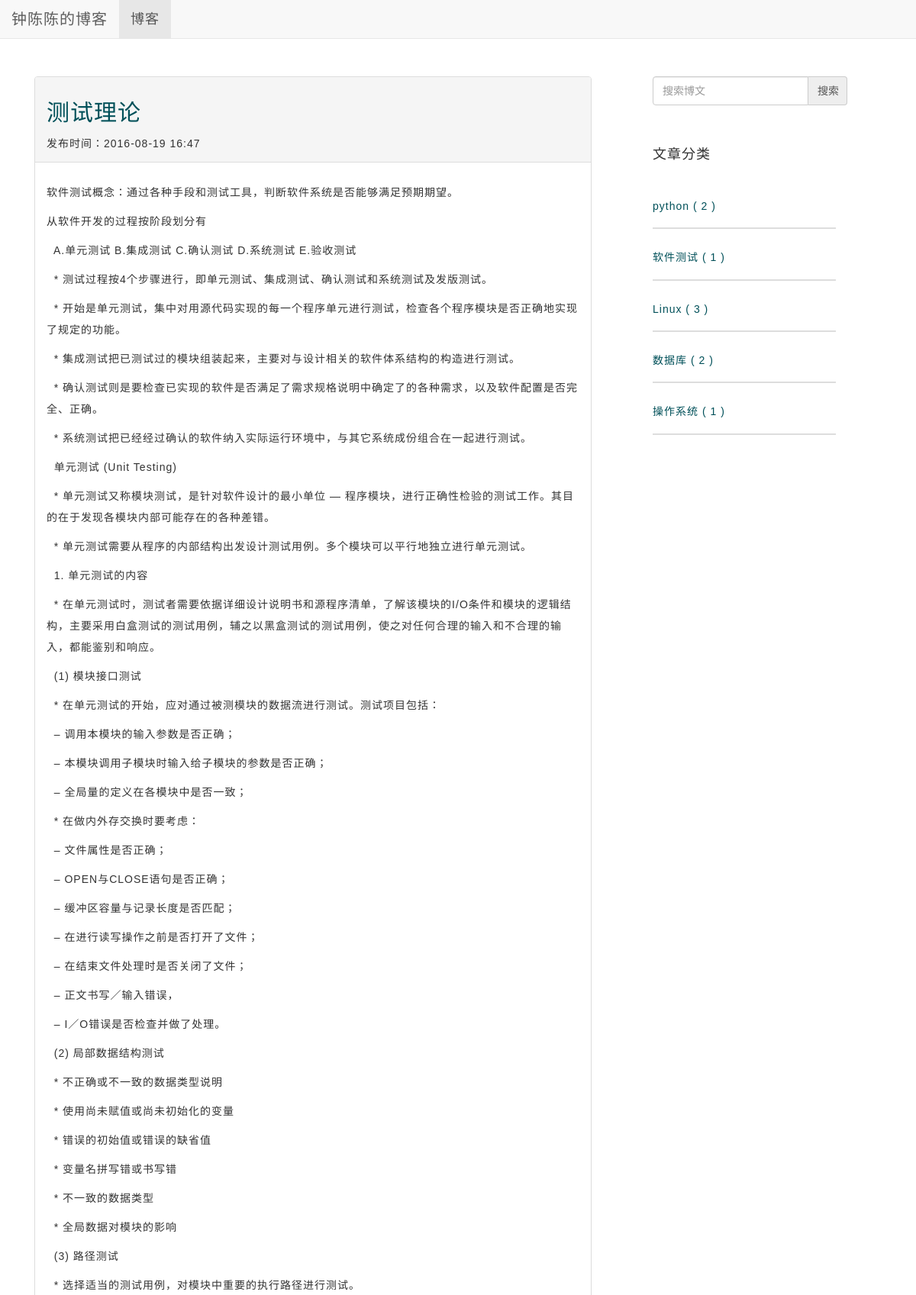
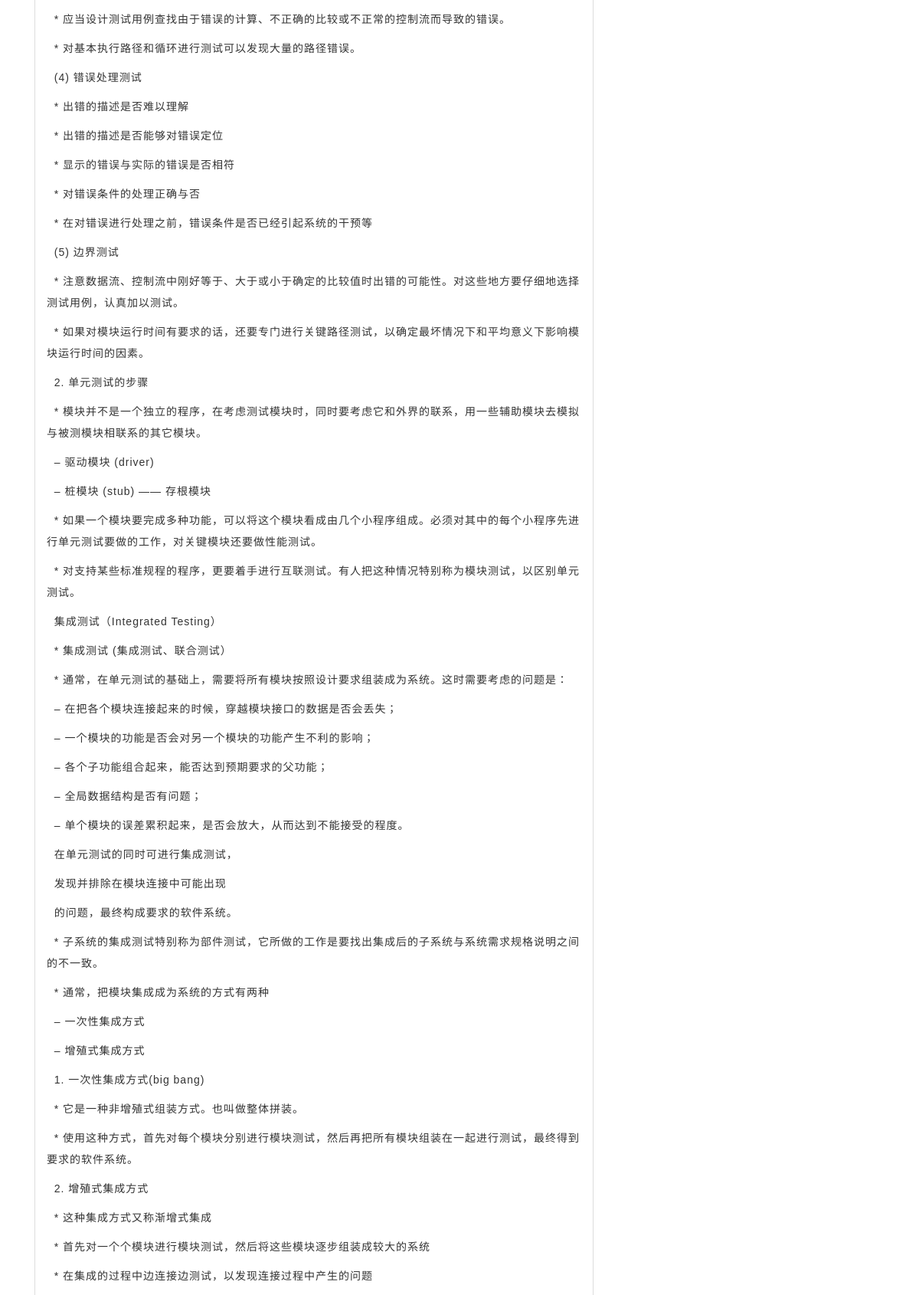
The page /blog/43/ (upper part) on the database its author committed (2 pictures, top to bottom).
### blog/models.py (models this page shows, shortened)
class Blog(models.Model):
    title = models.CharField(verbose_name='Title',max_length=32)
    author = models.CharField(verbose_name='Author', max_length=16)
    content=RichTextUploadingField('Content')
    created = models.DateTimeField(verbose_name='Pub_Date', auto_now_add=True)
    category = models.ForeignKey(Category, verbose_name='Category')
    tags = models.ManyToManyField(Tag, verbose_name='Tags')

class Category(models.Model):
    name = models.CharField('名称', max_length=16)
    num=models.IntegerField(default=0,blank=True)

### blog/views.py (the view)
# urls.py: url(r'^(?P<blog_id>\d+)/$', views.get_detail, name='blog_get_detail'),
def get_detail(request, blog_id):
    try:
        blog = Blog.objects.get(id=blog_id)
    except Blog.DoesNotExist:
        raise Http404
    categories=Category.objects.all()
    ctx ={
            'blog': blog,
            'categories':categories,
            }
    return render(request, 'blog-detail-new.html', ctx)

### django_comments/__init__.py (called while the page is built)
def get_comment_app_name():
    return getattr(settings, 'COMMENTS_APP', DEFAULT_COMMENTS_APP)

def get_model():
    if get_comment_app_name() != DEFAULT_COMMENTS_APP and hasattr(get_comment_app(), "get_model"):
        return get_comment_app().get_model()
    else:
        from django_comments.models import Comment
        return Comment

def get_form():
    from django_comments.forms import CommentForm
    """
    Returns the comment ModelForm class.
    """
    if get_comment_app_name() != DEFAULT_COMMENTS_APP and hasattr(get_comment_app(), "get_form"):
        return get_comment_app().get_form()
    else:
        return CommentForm

### django_comments/forms.py (called while the page is built)
    def generate_security_data(self):
        timestamp = int(time.time())
        security_dict = {
            'content_type': str(self.target_object._meta),
            'object_pk': str(self.target_object._get_pk_val()),
            'timestamp': str(timestamp),
            'security_hash': self.initial_security_hash(timestamp),
        }
        return security_dict

    def initial_security_hash(self, timestamp):
        initial_security_dict = {
            'content_type': str(self.target_object._meta),
            'object_pk': str(self.target_object._get_pk_val()),
            'timestamp': str(timestamp),
        }
        return self.generate_security_hash(**initial_security_dict)

    def generate_security_hash(self, content_type, object_pk, timestamp):
        info = (content_type, object_pk, timestamp)
        key_salt = "django.contrib.forms.CommentSecurityForm"
        value = "-".join(info)
        return salted_hmac(key_salt, value).hexdigest()

### django_comments/templatetags/comments.py (called while the page is built, shortened)
@register.tag
def get_comment_list(parser, token):
    return CommentListNode.handle_token(parser, token)

@register.tag
def get_comment_form(parser, token):
    return CommentFormNode.handle_token(parser, token)

    @classmethod
    def handle_token(cls, parser, token):
        tokens = token.split_contents()
        if tokens[1] != 'for':
            raise template.TemplateSyntaxError("Second argument in %r tag must be 'for'" % tokens[0])
        if len(tokens) == 5:
            if tokens[3] != 'as':
                raise template.TemplateSyntaxError("Third argument in %r must be 'as'" % tokens[0])
            return cls(
                object_expr=parser.compile_filter(tokens[2]),
                as_varname=tokens[4],
            )
        else:
            raise template.TemplateSyntaxError("%r tag requires 4 or 5 arguments" % tokens[0])

### blog/templates/blog-detail-new.html (shortened to what this page needs)
{% extends "blog_base.html" %}
{% block head %}
{% load staticfiles %}
<link rel="stylesheet" type="text/css" href="{% static 'blog/css/base.css' %}" />
<link rel="stylesheet" type="text/css" href="{% static 'blog/css/detail.css' %}" />
{% endblock%}
{% block content %}
        <div class="panel panel-default">
                <div class="panel-heading">
                          <div class="blog_header">
                                  <a href= "{% url 'blog_get_detail' blog.id %}"><h2>{{ blog.title }}</h2></a>
                                  <span>
                                      发布时间：{{ blog.created|date:"Y-m-d H:i" }}
                                  </span>
                          </div>
                 </div>
                 <div class="panel-body">
                          <div class="blog_content">
                                  <p> {{ blog.content|safe }}</p>
                           </div>
                 </div>
        </div>
                                            {% load comments %}
                                            {% get_comment_form for blog as blog_form %}
                                {% get_comment_list for blog as comments %}
{% endblock %}

### blog/templates/blog_base.html (shortened to what this page needs)
<!DOCTYPE html>
<html>
<head>
        {% load staticfiles %}
        <link href="{% static 'blog/bootstrap/css/bootstrap.min.css' %}" rel="stylesheet">
     {% block head %}{% endblock %}
</head>
<body>
        <div class="navbar navbar-default navbar-fixed-top" role="navigation">
                 <div class="navbar-header">
                          <a class="navbar-brand" href="{% url 'blog_get_blogs' %}">钟陈陈的博客</a>
                 </div>
                 <div class="collapse navbar-collapse" id="example-navbar-collapse">
                         <ul class="nav navbar-nav">
                                  <li class="active">
                                           <a href="{% url 'blog_get_blogs' %}">博客</a>
                                  </li>
                         </ul>
                 </div>
        </div>
        <div class="container" id="top">
                <div class="row">
                        <div class="col-md-8">
                                 {% block content %}{% endblock %}
                        </div>
                        <div class="col-md-3 tags">
                                <form  action="{% url 'blog_search' %}" role="form" method="post">
                                        <div class="input-group">
                                             <input type="text" class="form-control" name="blog_search" placeholder="搜索博文"></input>
                                             <input  id="search-button" type="submit" class="input-group-addon" value="搜索"></input>
                                        </div>
                                </form>
                                <div class="panel panel-default">
                                        <div id="category_title" class="panel-body">
                                                <h4>文章分类</h4>
                                        </div>
                                        <div class="panel-body">
                                                <div class="category_content">
                                                        <ul>
                                                                {% for category in categories %}
                                                                <li class="category_item">
                                                                        <a href="{% url 'blog_get_category' category.id %}" >
                                                                                <h5> {{category.name}}  ( {{category.num}} )</h5>
                                                                         </a>
                                                                </li>
                                                                 {% endfor %}
                                                        </ul>
                                                </div>
                                        </div>
                                </div>
                        </div>
                </div>
        </div>
</body>
</html>

### blog/static/blog/css/base.css (style rules this page uses)
body { font-family: Microsoft YaHei,'宋体' , Tahoma, Helvetica, Arial, sans-serif; letter-spacing: 1px; }
a { color: #005059; }
ul ,li { list-style-type: none; padding-left: 0; }
.navbar-brand { font-size:20px; }
.navbar-nav { font-size: 18px; }
.container { font-size: 14px; line-height: 2em; margin-top: 100px; width:95%; }
.col-md-8 { margin-right: 50px; }
#search-button { display: table-cell; height:38px; width:20%; text-align: center; }
.input-group { width:100%; margin-bottom: 30px; }
.input-group .form-control { width:80%; height:38px; }
.tags .panel,.tags .panel-default { border-style:none; box-shadow: none; }
.tags .panel-body { border-style:none; padding-left: 0; }
.category_item { border-bottom-style: solid; border-bottom-width: 2px; border-bottom-color: #DDD; margin-bottom: 30px; padding-bottom: 10px; font-size:20px; }

### rows shown on the page
Blog: title "测试理论", created "2016-08-19 16:47", content "软件测试概念：通过各种手段和测试工具，判断软件系统是否能够满足预期期望。 从软件开发的过程按阶段划分有 A.单元测试 B.集成测试 C.确认测试 D.系统测试 E.验收测试 * 测试过程按4个步骤进行，即单元测试、集成测试、确认测试和系统测试及发版测试。 * 开始是单元测试，集中对用源代码实现的每一个程序单元进行测试，检查各个程序模块是否正确地实现了规定的功能。 * 集成测试把已测试过的模块组装起来，主要对与设计相关的软件体系结构的构造进行测试。 * 确认测试则是要检查已实现的软件是否满足了需求规格说明中确定了的各种需求，以及软件配置是否完全、正确。 * 系统测试把已经经过确认的软件纳入实际运行环境中，与其它系统成份组合在一起进行测试。 单元测试 (Unit Testing) * 单元测试又称模块测试，是针对软件设计的最小单位 — 程序模块，进行正确性检验的测试工作。其目的在于发现各模块内部可能存在的各种差错。 * 单元测试需要从程序的内部结构出发设计测试用例。多个模块可以平行地独立进行单元测试。 1. 单元测试的内容 * 在单元测试时，测试者需要依据详细设计说明书和源程序清单，了解该模块的I/O条件和模块的逻辑结构，主要采用白盒测试的测试用例，辅之以黑盒测试的测试用例，使之对任何合理的输入和不合理的输入，都能鉴别和响应。 (1) 模块接口测试 * 在单元测试的开始，应对通过被测模块的数据流进行测试。测试项目包括： – 调用本模块的输入参数是否正确； – 本模块调用子模块时输入给子模块的参数是否正确； – 全局量的定义在各模块中是否一致； * 在做内外存交换时要考虑： –…"
Category: name "python", num "2"
Category: name "软件测试", num "1"
Category: name "Linux", num "3"
Category: name "数据库", num "2"
Category: name "操作系统", num "1"
